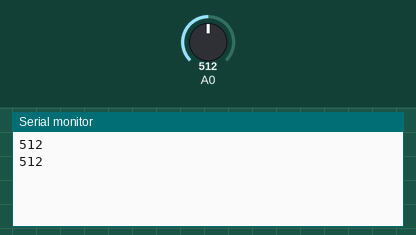
Recording of a sketch running on a simulated Arduino Uno, built with avr-gcc and run on an emulated ATmega328P. Parts: the last lines printed to the serial monitor. The inputs (shaded band) are chosen by the test bench; at power-on: A0 = 512.

Above: at 5.8 s.
5.9 s: A0 set to 716
At 11.4 s:
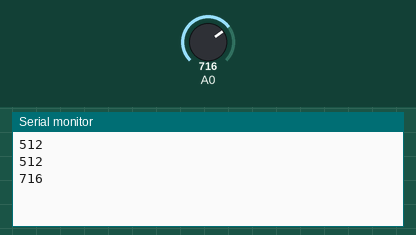
11.9 s: A0 set to 900
At 16.4 s:
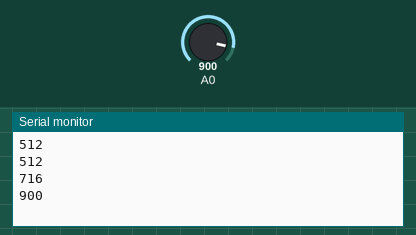
Timing chart, 0 to 17.9 s (numbered marks = the images above; inputs shaded):
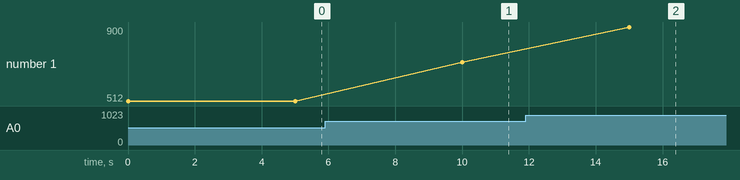

The sketch:

mq-135--aqi.ino
```cpp
int sensorData;
void setup()
{
  Serial.begin(9600);
  pinMode(0,INPUT);
 }
void loop()
{
  sensorData = analogRead(0);
  Serial.println(sensorData);
  delay(5000);
}
```

Measured:
- after the input at 5.9 s, the serial monitor: prints a new line after 4.1 s (image 1)
- after the input at 11.9 s, the serial monitor: prints a new line after 3.1 s (image 2)
- plotted number 1: 512 → 716 after the input at 5.9 s, 716 → 900 after the input at 11.9 s
